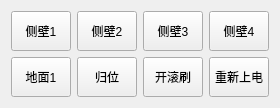
            <widget class="QWidget" name="tab_arm_ctrl">
             <attribute name="title">
              <string>机械臂控制</string>
             </attribute>
             <layout class="QVBoxLayout" name="verticalLayout">
              <item>
               <layout class="QGridLayout" name="gridLayout_3">
                <item row="1" column="0">
                 <widget class="QPushButton" name="pushButton_arm_position_ground_1">
                  <property name="sizePolicy">
                   <sizepolicy hsizetype="Fixed" vsizetype="Fixed">
                    <horstretch>0</horstretch>
                    <verstretch>0</verstretch>
                   </sizepolicy>
                  </property>
                  <property name="minimumSize">
                   <size>
                    <width>50</width>
                    <height>40</height>
                   </size>
                  </property>
                  <property name="maximumSize">
                   <size>
                    <width>60</width>
                    <height>40</height>
                   </size>
                  </property>
                  <property name="text">
                   <string>地面1</string>
                  </property>
                 </widget>
                </item>
                <item row="0" column="1">
                 <widget class="QPushButton" name="pushButton_arm_position_wall_2">
                  <property name="sizePolicy">
                   <sizepolicy hsizetype="Fixed" vsizetype="Fixed">
                    <horstretch>0</horstretch>
                    <verstretch>0</verstretch>
                   </sizepolicy>
                  </property>
                  <property name="minimumSize">
                   <size>
                    <width>50</width>
                    <height>40</height>
                   </size>
                  </property>
                  <property name="maximumSize">
                   <size>
                    <width>60</width>
                    <height>40</height>
                   </size>
                  </property>
                  <property name="text">
                   <string>侧壁2</string>
                  </property>
                 </widget>
                </item>
                <item row="0" column="2">
                 <widget class="QPushButton" name="pushButton_arm_position_wall_3">
                  <property name="sizePolicy">
                   <sizepolicy hsizetype="Fixed" vsizetype="Fixed">
                    <horstretch>0</horstretch>
                    <verstretch>0</verstretch>
                   </sizepolicy>
                  </property>
                  <property name="minimumSize">
                   <size>
                    <width>50</width>
                    <height>40</height>
                   </size>
                  </property>
                  <property name="maximumSize">
                   <size>
                    <width>60</width>
                    <height>40</height>
                   </size>
                  </property>
                  <property name="text">
                   <string>侧壁3</string>
                  </property>
                 </widget>
                </item>
                <item row="0" column="0">
                 <widget class="QPushButton" name="pushButton_arm_position_wall_1">
                  <property name="sizePolicy">
                   <sizepolicy hsizetype="Fixed" vsizetype="Fixed">
                    <horstretch>0</horstretch>
                    <verstretch>0</verstretch>
                   </sizepolicy>
                  </property>
                  <property name="minimumSize">
                   <size>
                    <width>50</width>
                    <height>40</height>
                   </size>
                  </property>
                  <property name="maximumSize">
                   <size>
                    <width>60</width>
                    <height>40</height>
                   </size>
                  </property>
                  <property name="text">
                   <string>侧壁1</string>
                  </property>
                 </widget>
                </item>
                <item row="0" column="3">
                 <widget class="QPushButton" name="pushButton_arm_position_wall_4">
                  <property name="sizePolicy">
                   <sizepolicy hsizetype="Fixed" vsizetype="Fixed">
                    <horstretch>0</horstretch>
                    <verstretch>0</verstretch>
                   </sizepolicy>
                  </property>
                  <property name="minimumSize">
                   <size>
                    <width>50</width>
                    <height>40</height>
                   </size>
                  </property>
                  <property name="maximumSize">
                   <size>
                    <width>60</width>
                    <height>40</height>
                   </size>
                  </property>
                  <property name="text">
                   <string>侧壁4</string>
                  </property>
                 </widget>
                </item>
                <item row="1" column="1">
                 <widget class="QPushButton" name="pushButton_arm_position_origin">
                  <property name="sizePolicy">
                   <sizepolicy hsizetype="Fixed" vsizetype="Fixed">
                    <horstretch>0</horstretch>
                    <verstretch>0</verstretch>
                   </sizepolicy>
                  </property>
                  <property name="minimumSize">
                   <size>
                    <width>50</width>
                    <height>40</height>
                   </size>
                  </property>
                  <property name="maximumSize">
                   <size>
                    <width>60</width>
                    <height>40</height>
                   </size>
                  </property>
                  <property name="text">
                   <string>归位</string>
                  </property>
                 </widget>
                </item>
                <item row="1" column="2">
                 <widget class="QPushButton" name="pushButton_work_clean">
                  <property name="sizePolicy">
                   <sizepolicy hsizetype="Fixed" vsizetype="Fixed">
                    <horstretch>0</horstretch>
                    <verstretch>0</verstretch>
                   </sizepolicy>
                  </property>
                  <property name="minimumSize">
                   <size>
                    <width>50</width>
                    <height>40</height>
                   </size>
                  </property>
                  <property name="maximumSize">
                   <size>
                    <width>60</width>
                    <height>40</height>
                   </size>
                  </property>
                  <property name="text">
                   <string>开滚刷</string>
                  </property>
                  <property name="checkable">
                   <bool>true</bool>
                  </property>
                 </widget>
                </item>
                <item row="1" column="3">
                 <widget class="QPushButton" name="pushButton_arm_power_restart">
                  <property name="sizePolicy">
                   <sizepolicy hsizetype="Fixed" vsizetype="Fixed">
                    <horstretch>0</horstretch>
                    <verstretch>0</verstretch>
                   </sizepolicy>
                  </property>
                  <property name="minimumSize">
                   <size>
                    <width>50</width>
                    <height>40</height>
                   </size>
                  </property>
                  <property name="maximumSize">
                   <size>
                    <width>60</width>
                    <height>40</height>
                   </size>
                  </property>
                  <property name="text">
                   <string>重新上电</string>
                  </property>
                 </widget>
                </item>
               </layout>
              </item>
             </layout>
            </widget>
